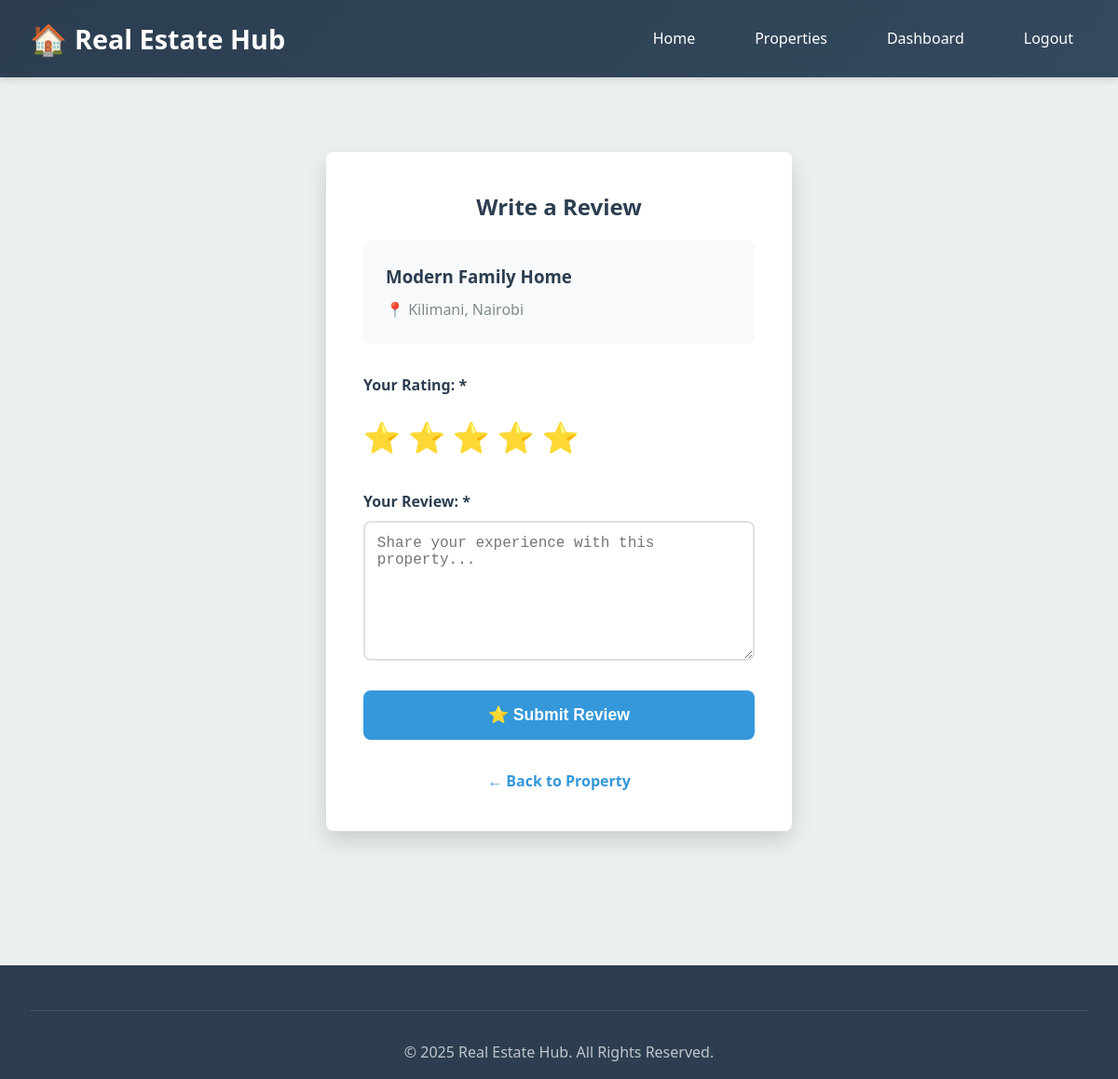
Page /add-review.php?id=1 (signed in) on the committed database.
### tables this page shows
CREATE TABLE IF NOT EXISTS properties (
    property_id INT PRIMARY KEY AUTO_INCREMENT,
    owner_id INT NOT NULL,
    property_name VARCHAR(200) NOT NULL,
    property_type ENUM('House', 'Apartment', 'Villa', 'Land', 'Commercial') NOT NULL,
    description TEXT,
    price DECIMAL(15, 2) NOT NULL,
    location VARCHAR(200) NOT NULL,
    city VARCHAR(100) NOT NULL,
    state VARCHAR(100),
    zip_code VARCHAR(20),
    bedrooms INT,
    bathrooms INT,
    area_sqft INT,
    year_built INT,
    amenities TEXT,
    image_path VARCHAR(255),
    status ENUM('Available', 'Sold', 'Pending') DEFAULT 'Available',
    created_at TIMESTAMP DEFAULT CURRENT_TIMESTAMP,
    updated_at TIMESTAMP DEFAULT CURRENT_TIMESTAMP ON UPDATE CURRENT_TIMESTAMP,
    FOREIGN KEY (owner_id) REFERENCES owners(owner_id) ON DELETE CASCADE
);

### add-review.php (the view, shortened to what this page needs)
<?php
require_once 'includes/config.php';
$property_id = (int)$_GET['id'];
$query = "SELECT * FROM properties WHERE property_id = $property_id";
$result = $conn->query($query);
$property = $result->fetch_assoc();
?>
<!DOCTYPE html>
<html lang="en">
<head>
    <link rel="stylesheet" href="assets/css/style.css">
</head>
<body>
    <nav class="navbar">
        <div class="nav-container">
            <a href="index.php" class="logo">
                <span class="logo-icon">🏠</span>
                <span><?php echo SITE_NAME; ?></span>
            </a>
            <ul class="nav-menu">
                <li><a href="index.php">Home</a></li>
                <li><a href="properties.php">Properties</a></li>
                <li><a href="buyer-dashboard.php">Dashboard</a></li>
                <li><a href="logout.php">Logout</a></li>
            </ul>
        </div>
    </nav>
    <div class="container">
        <div class="form-container">
            <h2 class="text-center" style="margin-bottom: 1rem; color: #2C3E50;">Write a Review</h2>
            <div style="background: #f8f9fa; padding: 1.5rem; border-radius: 8px; margin-bottom: 2rem;">
                <h3 style="color: #2C3E50; margin-bottom: 0.5rem;"><?php echo htmlspecialchars($property['property_name']); ?></h3>
                <p style="color: #7F8C8D; margin: 0;">📍 <?php echo htmlspecialchars($property['location'] . ', ' . $property['city']); ?></p>
            </div>
            <form method="POST" action="">
                <div class="form-group">
                    <label>Your Rating: *</label>
                    <div class="star-rating-input">
                        <label for="star5">⭐</label>
                        <label for="star4">⭐</label>
                        <label for="star3">⭐</label>
                        <label for="star2">⭐</label>
                        <label for="star1">⭐</label>
                    </div>
                </div>
                <div class="form-group">
                    <label for="comment">Your Review: *</label>
                    <textarea name="comment" id="comment" required placeholder="Share your experience with this property..." style="min-height: 150px;"></textarea>
                </div>
                <button type="submit" class="btn btn-primary" style="width: 100%; padding: 1rem; font-size: 1.1rem;">
                    ⭐ Submit Review
                </button>
            </form>
            <p class="text-center mt-2">
                <a href="property-details.php?id=<?php echo $property_id; ?>" style="color: #3498DB; font-weight: bold;">← Back to Property</a>
            </p>
        </div>
    </div>
    <footer class="footer">
        <div class="footer-bottom">
            <p>&copy; 2025 <?php echo SITE_NAME; ?>. All Rights Reserved.</p>
        </div>
    </footer>
</body>
</html>

### assets/css/style.css (style rules this page uses)
:root { --primary-color: #2C3E50; --secondary-color: #E74C3C; --accent-color: #3498DB; --success-color: #27AE60; --warning-color: #F39C12; --light-bg: #ECF0F1; --dark-text: #2C3E50; --light-text: #7F8C8D; --white: #FFFFFF; --shadow: 0 4px 6px rgba(0,0,0,0.1); --shadow-lg: 0 10px 25px rgba(0,0,0,0.15); --border-radius: 8px; --transition: all 0.3s ease; }
* { margin: 0; padding: 0; box-sizing: border-box; }
body { font-family: 'Segoe UI', Tahoma, Geneva, Verdana, sans-serif; line-height: 1.6; color: var(--dark-text); background-color: var(--light-bg); }
a { text-decoration: none; color: inherit; transition: var(--transition); }
.navbar { background: linear-gradient(135deg, var(--primary-color) 0%, #34495E 100%); padding: 1rem 0; box-shadow: var(--shadow); position: sticky; top: 0; z-index: 1000; }
.nav-container { max-width: 1200px; margin: 0 auto; padding: 0 2rem; display: flex; justify-content: space-between; align-items: center; }
.logo { font-size: 1.8rem; font-weight: bold; color: var(--white); display: flex; align-items: center; gap: 0.5rem; }
.logo-icon { font-size: 2rem; }
.nav-menu { display: flex; list-style: none; gap: 2rem; align-items: center; }
.nav-menu a { color: var(--white); font-weight: 500; padding: 0.5rem 1rem; border-radius: var(--border-radius); transition: var(--transition); }
.container { max-width: 1200px; margin: 0 auto; padding: 3rem 2rem; }
.btn { padding: 0.7rem 1.5rem; border-radius: var(--border-radius); border: none; cursor: pointer; font-weight: 600; transition: var(--transition); text-align: center; flex: 1; }
.btn-primary { background: var(--accent-color); color: var(--white); }
.form-container { max-width: 500px; margin: 2rem auto; background: var(--white); padding: 2.5rem; border-radius: var(--border-radius); box-shadow: var(--shadow-lg); }
.form-group { margin-bottom: 1.5rem; }
.form-group label { display: block; margin-bottom: 0.5rem; font-weight: 600; color: var(--primary-color); }
.form-group input, .form-group select, .form-group textarea { width: 100%; padding: 0.8rem; border: 2px solid #E0E0E0; border-radius: var(--border-radius); font-size: 1rem; transition: var(--transition); }
.form-group textarea { resize: vertical; min-height: 100px; }
.footer { background: var(--primary-color); color: var(--white); padding: 3rem 2rem 1rem; margin-top: 4rem; }
.footer-bottom { text-align: center; padding-top: 2rem; border-top: 1px solid rgba(255,255,255,0.1); color: rgba(255,255,255,0.7); }
.text-center { text-align: center; }
.mt-2 { margin-top: 2rem; }

### add-review.php (style rules this page uses)
.star-rating-input { display: flex; gap: 0.5rem; font-size: 2rem; margin: 1rem 0; }
.star-rating-input label { cursor: pointer; color: #ddd; transition: color 0.2s; }

### rows in the picture
properties: property_name "Modern Family Home", location+city "Kilimani, Nairobi"

### other values in the picture
SITE_NAME "Real Estate Hub"
